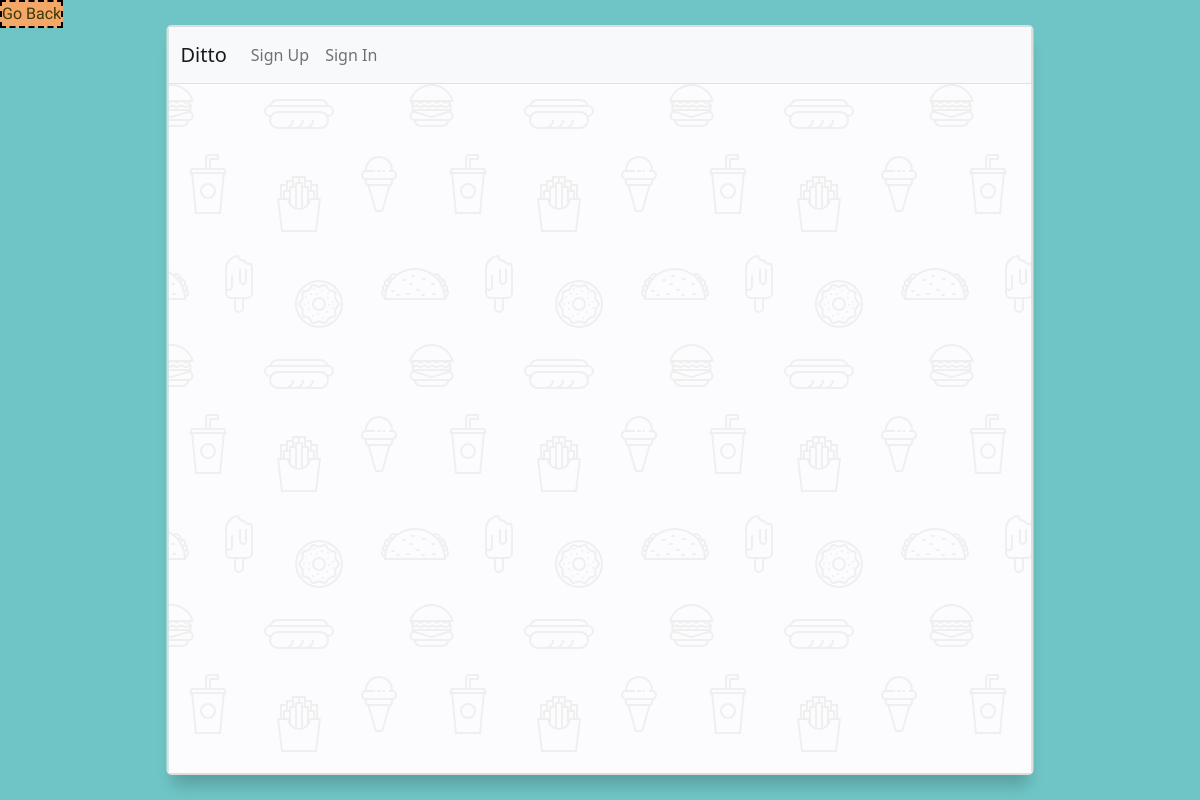
Before: /content/19/ with the older database file.
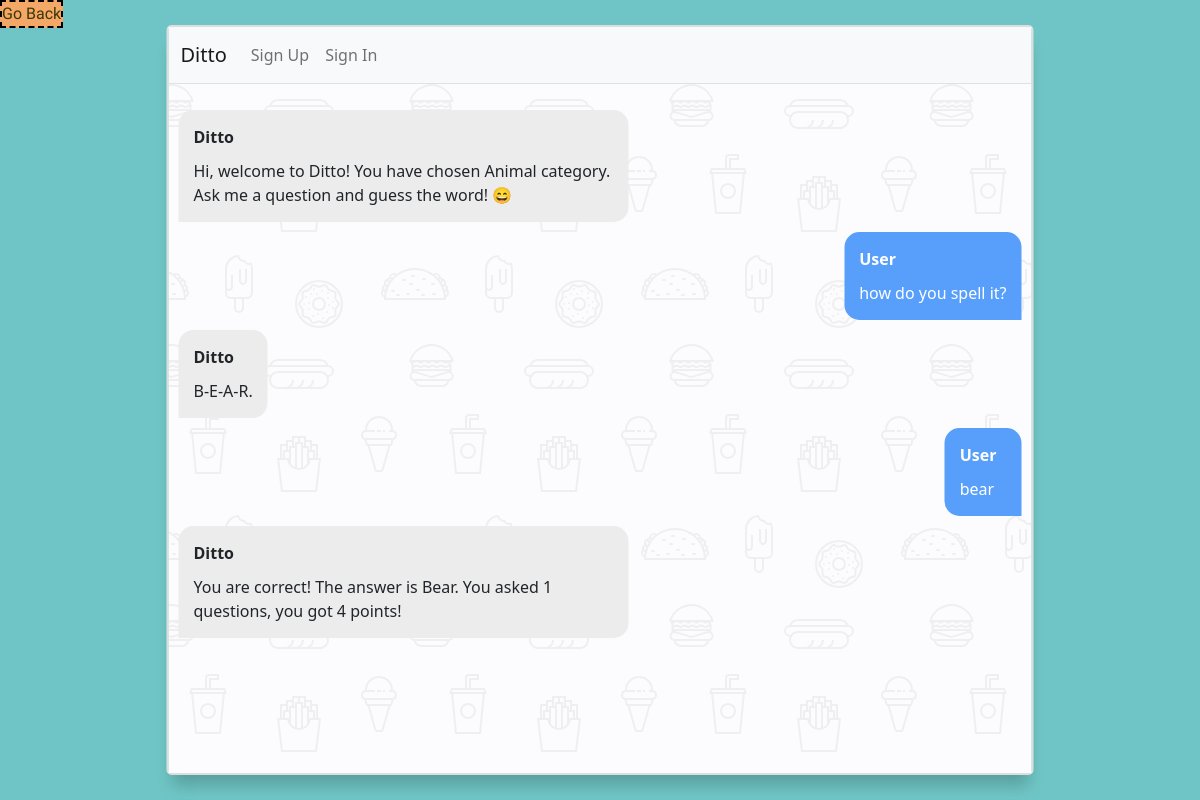
After: the same page with the newer database file.
### chat/models.py (models this page shows)
class chatting(db.Model):
    id = db.Column(db.Integer, primary_key=True)
    content = db.Column(db.Text(), nullable=False)
    create_date = db.Column(db.DateTime(), nullable=False)
    user_id = db.Column(db.Integer, db.ForeignKey('user.id', ondelete='CASCADE'), nullable=False)
    user = db.relationship('User', backref=db.backref('chatting_histroy'))

### chat/views/main_views.py (the view)
@bp.route('/content/<int:chatting_id>/')
def content(chatting_id):
    info = chatting.query.get(chatting_id)
    return render_template('chatting/chatting_log.html', info=info, clean_chat = clean_chat)

### chat/views/auth_views.py (called while the page is built)
@bp.before_app_request
def load_logged_in_user():
    user_id = session.get('user_id')
    if user_id is None:
        g.user = None
    else:
        g.user = User.query.get(user_id)

### chat/templates/chatting/chatting_log.html (shortened to what this page needs)
<!DOCTYPE html>
<html>
<head>
    <link rel="stylesheet" href="{{ url_for('static', filename='chat.css') }}" type="text/css">
    <link rel="stylesheet" href="{{ url_for('static', filename='bootstrap.min.css') }}">
</head>
<div class="out1">
  <section class="msger">
        {% include "navbar.html" %}
      <main class="msger-chat">
          <p>{{clean_chat(info.content) | safe}}</p>
      </main>
  </section>
  <button id = "dis_Button" onclick="window.location.href = '/';">Go Back</button>
</div>
</html>

### chat/templates/navbar.html (shortened to what this page needs)
<nav class="navbar navbar-expand-lg navbar-light bg-light border-bottom">
    <div class="container-fluid">
        <a class="navbar-brand" href="{{ url_for('main.index') }}">Ditto</a>
        <div class="collapse navbar-collapse" id="navbarSupportedContent">
            {% if g.user %}
            <ul class="navbar-nav">
                <li class="nav-item ">
                    <a class="nav-link" href="{{ url_for('auth.logout') }}">{{ g.user.username }} (Sign Out)</a>
                </li>
            </ul>
            {% else %}
            <ul class="navbar-nav me-auto mb-2 mb-lg-0">
                <li class="nav-item">
                    <a class="nav-link" href="{{ url_for('auth.signup') }}">Sign Up</a>
                </li>
                <li class="nav-item">
                    <a class="nav-link" href="{{ url_for('auth.login') }}">Sign In</a>
                </li>
            </ul>
            {% endif %}
        </div>
    </div>
</nav>

### chat/static/chat.css (style rules this page uses)
:root { --body-bg: linear-gradient(135deg, #f5f7fa 0%, #c3cfe2 100%); --msger-bg: #fff; --border: 2px solid #ddd; --left-msg-bg: #ececec; --right-msg-bg: #579ffb; }
html { box-sizing: border-box; }
*, *:before, *:after { margin: 0; padding: 0; box-sizing: inherit; }
.msger { display: flex; position: absolute; top: 50%; left: 50%; transform: translate(-50%, -50%); flex-flow: column wrap; justify-content: space-between; width: 100%; max-width: 867px; height: calc(100% - 50px); border: var(--border); border-radius: 5px; box-shadow: 0 15px 15px -5px rgba(0, 0, 0, 0.2); z-index: 1; }
.msger-chat { flex: 1; overflow-y: auto; padding: 10px; }
.msg { display: flex; align-items: flex-end; margin-bottom: 10px; }
.msg:last-of-type { margin: 0; }
.msg-bubble { max-width: 450px; padding: 15px; border-radius: 15px; background: var(--left-msg-bg); }
.msg-info { display: flex; justify-content: space-between; align-items: center; margin-bottom: 10px; }
.msg-info-name { margin-right: 10px; font-weight: bold; }
.left-msg .msg-bubble { border-bottom-left-radius: 0; }
.right-msg { flex-direction: row-reverse; }
.right-msg .msg-bubble { background: var(--right-msg-bg); color: #fff; border-bottom-right-radius: 0; }
.msger-chat { background-color: #fcfcfe; }
.out1 { width: 100%; min-height: 100%; background: rgba(111,197,197,1); overflow: hidden; }
#dis_Button { border: 2px rgb(0, 0, 0) dashed; margin-right: 0; color: rgb(61, 55, 6); display:block; background-color: rgba(244,168,103,1); font-family: Chau Philomene One; font-weight: Regular; }

Changed rows visible on the page:
added chatting: content "Ditto Hi, welcome to Ditto! You have chosen Animal category. Ask me a question and guess the word! 😄 User how do you spell it? Ditto B-E-A-R. User bear Ditto You are correct! The answer is Bear. You asked 1 questions, you got 4 points!"
